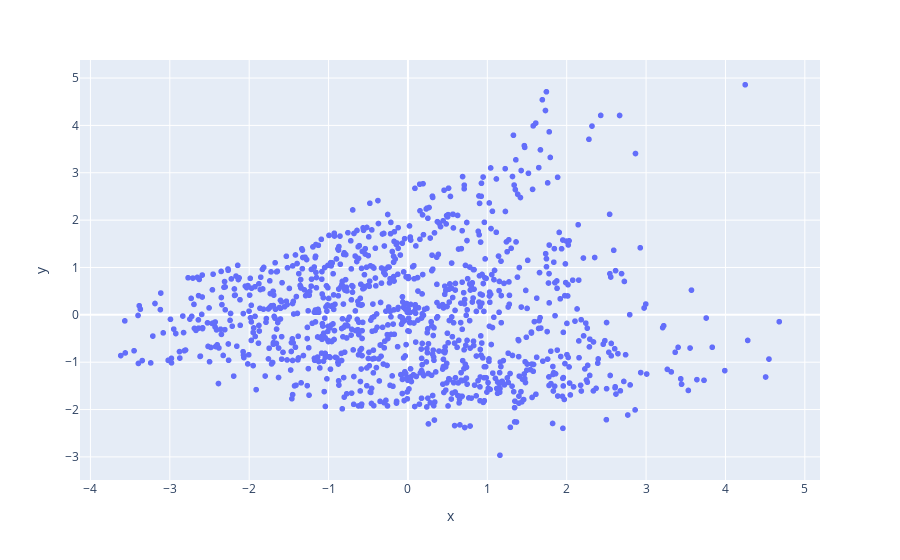

Notebook code cell kept with this figure:
### Code cell
fig = px.scatter(x=data_2d_pca[:,0], y=data_2d_pca[:,1])
fig.show()

### Figure 1 — Plotly figure (JSON) as saved in the notebook; plotly's stock layout.template omitted (floating-point values rounded to 4 significant figures; data arrays with more than 128 entries replaced by an {"elided": "..."} marker saying what was removed)
{"data": [{"hovertemplate": "x=%{x}<br>y=%{y}<extra></extra>", "legendgroup": "", "marker": {"color": "#636efa", "symbol": "circle"}, "mode": "markers", "name": "", "showlegend": false, "type": "scattergl", "x": {"elided": "1080 float values"}, "xaxis": "x", "y": {"elided": "1080 float values"}, "yaxis": "y"}], "layout": {"legend": {"tracegroupgap": 0}, "margin": {"t": 60}, "xaxis": {"anchor": "y", "domain": [0, 1], "title": {"text": "x"}}, "yaxis": {"anchor": "x", "domain": [0, 1], "title": {"text": "y"}}}}
